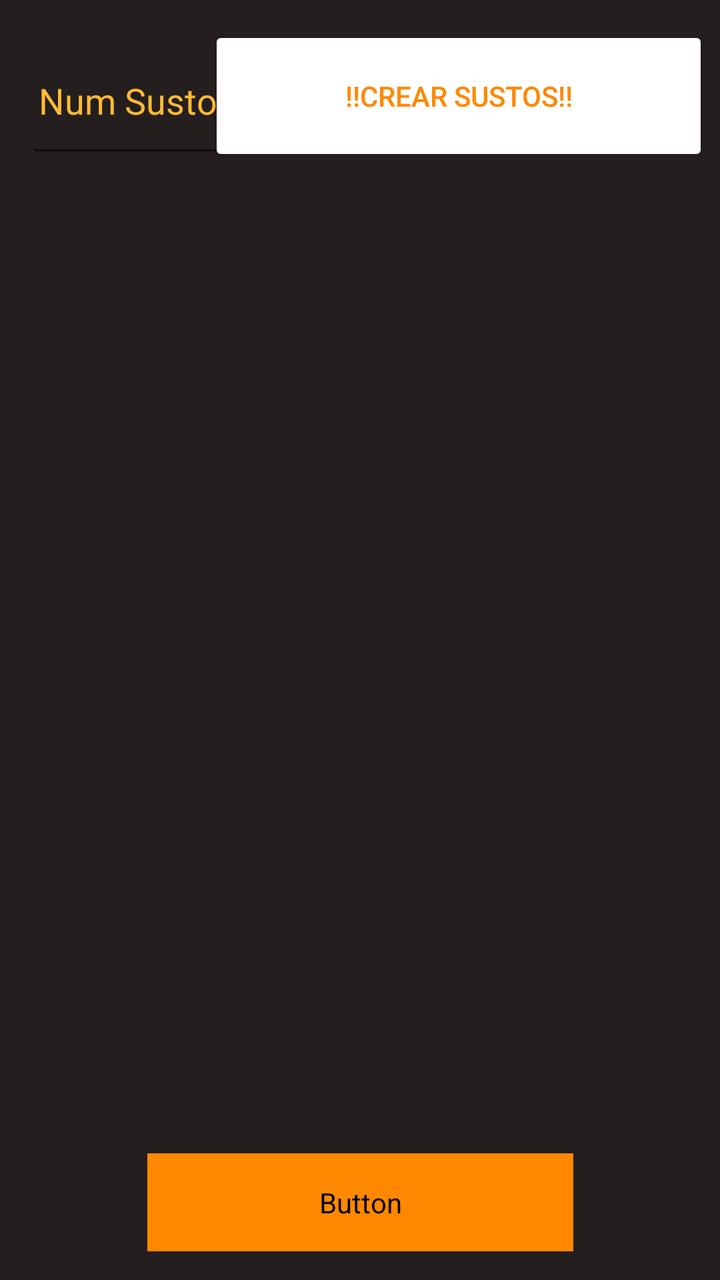
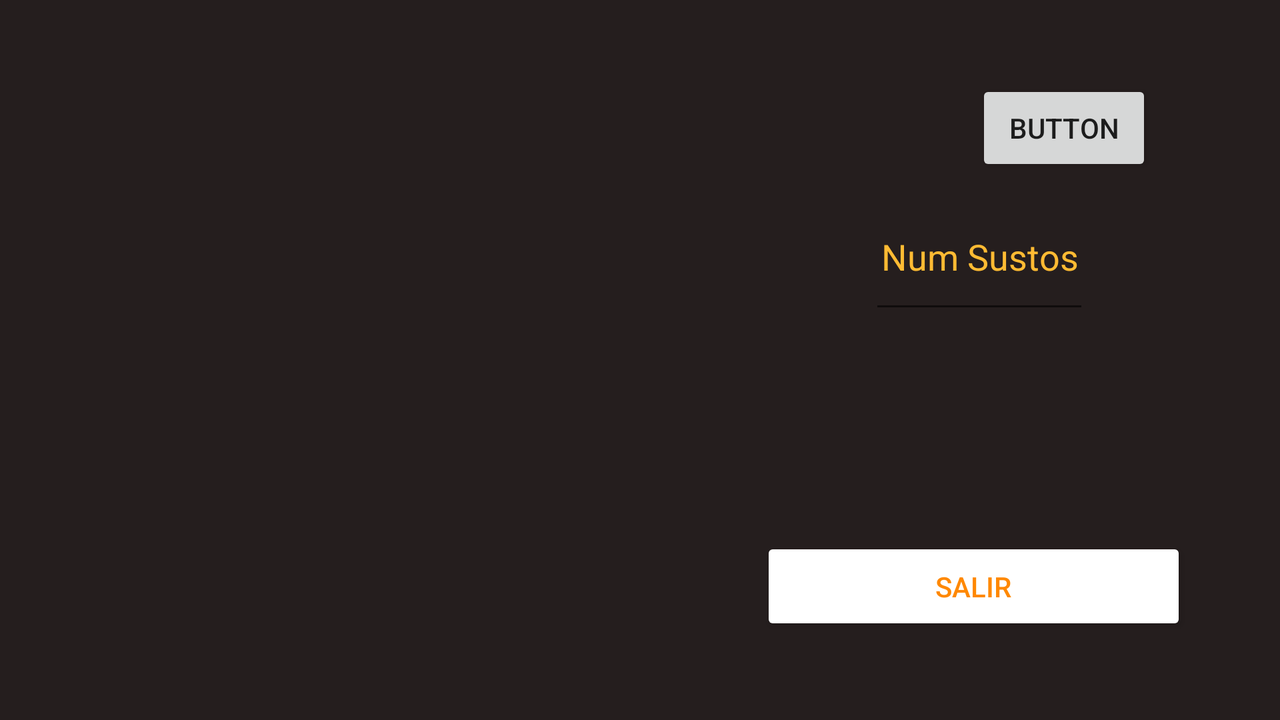

Compare how this app lays out the same screen by default and in its alternative resource folder. The renders come first, then the two layout files and the values they reference.
<!-- AndroidManifest.xml: application theme Theme.DameUnSusto -->
<!-- res/layout/activity_main.xml -->
<?xml version="1.0" encoding="utf-8"?>
<androidx.constraintlayout.widget.ConstraintLayout xmlns:android="http://schemas.android.com/apk/res/android"
    xmlns:app="http://schemas.android.com/apk/res-auto"
    xmlns:tools="http://schemas.android.com/tools"
    android:layout_width="match_parent"
    android:layout_height="match_parent"
    android:background="@color/minegro"
    tools:context=".MainActivity" >

    <Button
        android:id="@+id/buttonCrearSustos"
        android:layout_width="250dp"
        android:layout_height="70dp"
        android:backgroundTint="@color/ic_launcher_background"
        android:text="@string/crearsustos"
        android:textColor="@android:color/holo_orange_dark"
        app:layout_constraintBottom_toBottomOf="parent"
        app:layout_constraintEnd_toEndOf="parent"
        app:layout_constraintHorizontal_bias="0.949"
        app:layout_constraintStart_toStartOf="parent"
        app:layout_constraintTop_toTopOf="parent"
        app:layout_constraintVertical_bias="0.023" />

    <EditText
        android:id="@+id/editTextNSustos"
        android:layout_width="110dp"
        android:layout_height="70dp"
        android:ems="10"
        android:hint="@string/numsustos"
        android:inputType="number"
        android:textAlignment="center"
        android:textColor="@android:color/holo_orange_dark"
        android:textColorHint="@android:color/holo_orange_light"
        app:layout_constraintBottom_toBottomOf="parent"
        app:layout_constraintEnd_toEndOf="parent"
        app:layout_constraintHorizontal_bias="0.053"
        app:layout_constraintStart_toStartOf="parent"
        app:layout_constraintTop_toTopOf="parent"
        app:layout_constraintVertical_bias="0.024" />

    <ScrollView
        android:id="@+id/listaSustos"
        android:layout_width="409dp"
        android:layout_height="500dp"
        android:layout_marginTop="45dp"
        app:layout_constraintBottom_toBottomOf="parent"
        app:layout_constraintEnd_toEndOf="parent"
        app:layout_constraintStart_toStartOf="parent"
        app:layout_constraintTop_toBottomOf="@+id/editTextNSustos"
        app:layout_constraintVertical_bias="0.19999999">

        <LinearLayout
            android:layout_width="match_parent"
            android:layout_height="wrap_content"
            android:orientation="horizontal">

            <LinearLayout
                android:id="@+id/filaSpinner"
                android:layout_width="wrap_content"
                android:layout_height="wrap_content"
                android:orientation="vertical"></LinearLayout>

            <LinearLayout
                android:id="@+id/filaTextNumber"
                android:layout_width="wrap_content"
                android:layout_height="wrap_content"
                android:orientation="vertical"></LinearLayout>

            <LinearLayout
                android:id="@+id/filacuentaatras"
                android:layout_width="wrap_content"
                android:layout_height="wrap_content"
                android:orientation="vertical">

            </LinearLayout>

            <LinearLayout
                android:id="@+id/filaPausa"
                android:layout_width="match_parent"
                android:layout_height="match_parent"
                android:orientation="vertical"></LinearLayout>
        </LinearLayout>
    </ScrollView>

    <Button
        android:id="@+id/buttonSalir"
        android:layout_width="213dp"
        android:layout_height="49dp"
        android:backgroundTint="@android:color/holo_orange_dark"
        android:text="@string/texSalir"
        android:textColor="@color/ic_launcher_background"
        app:layout_constraintBottom_toBottomOf="parent"
        app:layout_constraintEnd_toEndOf="parent"
        app:layout_constraintStart_toStartOf="parent"
        app:layout_constraintTop_toTopOf="parent"
        app:layout_constraintVertical_bias="0.976" />

</androidx.constraintlayout.widget.ConstraintLayout>
<!-- resources referenced by this layout -->
<resources>
  <color name="minegro">#251E1E</color>
  <string name="crearsustos">!!Crear Sustos!!</string>
  <string name="numsustos">Num Sustos</string>
  <string name="texSalir">Salir</string>
  <style name="Theme.DameUnSusto" parent="Theme.MaterialComponents.DayNight.DarkActionBar">
          
          <item name="colorPrimary">@color/purple_500</item>
          <item name="colorPrimaryVariant">@color/purple_700</item>
          <item name="colorOnPrimary">@color/white</item>
          
          <item name="colorSecondary">@color/teal_200</item>
          <item name="colorSecondaryVariant">@color/teal_700</item>
          <item name="colorOnSecondary">@color/black</item>
          
          <item name="android:statusBarColor">?attr/colorPrimaryVariant</item>
          
      </style>
  <color name="purple_500">#FF6200EE</color>
  <color name="purple_700">#FF3700B3</color>
  <color name="white">#FFFFFFFF</color>
  <color name="teal_200">#FF03DAC5</color>
  <color name="teal_700">#FF018786</color>
  <color name="black">#FF000000</color>
</resources>
<!-- res/layout-land/activity_main.xml (the author's variant of the layout above) -->
<!-- drawn on the phone turned sideways -->
<?xml version="1.0" encoding="utf-8"?>
<androidx.constraintlayout.widget.ConstraintLayout xmlns:android="http://schemas.android.com/apk/res/android"
    xmlns:app="http://schemas.android.com/apk/res-auto"
    xmlns:tools="http://schemas.android.com/tools"
    android:layout_width="match_parent"
    android:layout_height="match_parent"
    android:background="@color/minegro"
    tools:context=".MainActivity">

    <Button
        android:id="@+id/buttonCrearSustos"
        android:layout_width="250dp"
        android:layout_height="0dp"
        android:layout_marginBottom="132dp"
        android:backgroundTint="@color/ic_launcher_background"
        android:text="@string/crearsustos"
        android:textColor="@android:color/holo_orange_dark"
        app:layout_constraintBottom_toBottomOf="parent"
        app:layout_constraintEnd_toEndOf="parent"
        app:layout_constraintHorizontal_bias="0.92"
        app:layout_constraintStart_toStartOf="parent"
        app:layout_constraintTop_toBottomOf="@+id/button"
        app:layout_constraintVertical_bias="0.621" />

    <EditText
        android:id="@+id/editTextNSustos"
        android:layout_width="110dp"
        android:layout_height="70dp"
        android:ems="10"
        android:hint="@string/numsustos"
        android:inputType="number"
        android:textAlignment="center"
        android:textColor="@android:color/holo_orange_dark"
        android:textColorHint="@android:color/holo_orange_light"
        app:layout_constraintBottom_toBottomOf="parent"
        app:layout_constraintEnd_toEndOf="parent"
        app:layout_constraintHorizontal_bias="0.82"
        app:layout_constraintStart_toStartOf="parent"
        app:layout_constraintTop_toTopOf="parent"
        app:layout_constraintVertical_bias="0.316" />

    <ScrollView
        android:id="@+id/listaSustos"
        android:layout_width="0dp"
        android:layout_height="0dp"
        android:layout_marginEnd="207dp"
        app:layout_constraintBottom_toBottomOf="parent"
        app:layout_constraintEnd_toEndOf="parent"
        app:layout_constraintEnd_toStartOf="@+id/button"
        app:layout_constraintHorizontal_bias="0.0"
        app:layout_constraintStart_toStartOf="parent"
        app:layout_constraintTop_toTopOf="parent"
        app:layout_constraintVertical_bias="0.0">

        <LinearLayout
            android:layout_width="match_parent"
            android:layout_height="wrap_content"
            android:orientation="horizontal">

            <LinearLayout
                android:id="@+id/filaSpinner"
                android:layout_width="wrap_content"
                android:layout_height="wrap_content"
                android:orientation="vertical"></LinearLayout>

            <LinearLayout
                android:id="@+id/filaTextNumber"
                android:layout_width="wrap_content"
                android:layout_height="wrap_content"
                android:orientation="vertical"></LinearLayout>

            <LinearLayout
                android:id="@+id/filacuentaatras"
                android:layout_width="wrap_content"
                android:layout_height="wrap_content"
                android:orientation="vertical"></LinearLayout>
        </LinearLayout>
    </ScrollView>

    <Button
        android:id="@+id/buttonSalir"
        android:layout_width="213dp"
        android:layout_height="49dp"
        android:backgroundTint="@color/ic_launcher_background"
        android:text="@string/texSalir"
        android:textColor="@android:color/holo_orange_dark"
        app:layout_constraintBottom_toBottomOf="parent"
        app:layout_constraintEnd_toEndOf="parent"
        app:layout_constraintHorizontal_bias="0.891"
        app:layout_constraintStart_toStartOf="parent"
        app:layout_constraintTop_toTopOf="parent"
        app:layout_constraintVertical_bias="0.864" />

    <Button
        android:id="@+id/button"
        android:layout_width="wrap_content"
        android:layout_height="wrap_content"
        android:layout_marginTop="40dp"
        android:layout_marginEnd="64dp"
        android:layout_marginBottom="128dp"
        android:text="Button"
        app:layout_constraintBottom_toTopOf="@+id/buttonCrearSustos"
        app:layout_constraintEnd_toEndOf="parent"
        app:layout_constraintStart_toEndOf="@+id/listaSustos"
        app:layout_constraintTop_toTopOf="parent" />

</androidx.constraintlayout.widget.ConstraintLayout>
